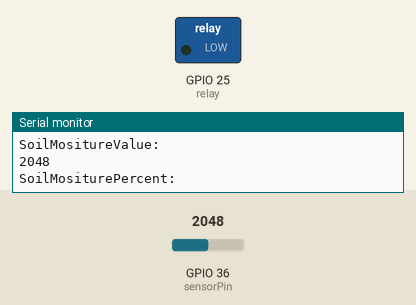
A program run on a simulated ESP32. On the bench: switched loads named in the program (green lamp = pin HIGH), the last lines printed to the serial monitor. Inputs (shaded band) come from the test bench; at power-on: GPIO 36 (sensorPin) = 2048.

Above: at 1.2 s.
1.3 s: GPIO 36 (sensorPin) set to 324
2.8 s: GPIO 36 (sensorPin) set to 279
5.8 s: GPIO 36 (sensorPin) set to 60
At 6.7 s:
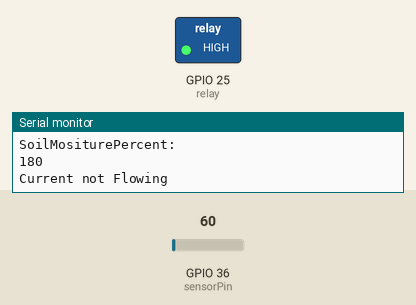
Timing chart, 0 to 8.8 s (numbered marks = the images above; inputs shaded):
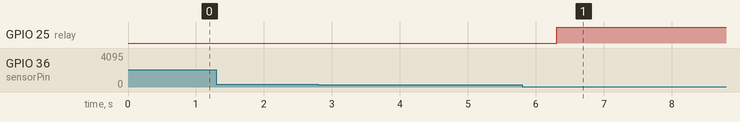

Measured:
- after the input at 2.8 s, every drawn part: stays the same

The program:

main.cpp
```cpp
#include <Arduino.h>

const int relay = 25;
const int Airvalue = 620;
const int WaterValue = 310;
const int sensorPin = 36;
int soilMoistureValue = 0;
int soilMoisturePercent = 0;

void setup()
{
  Serial.begin(115200);
  pinMode(relay, OUTPUT);
}

void loop()
{
  // Normally Open configuration, send LOW signal to let current flow
  // (if you're usong Normally Closed configuration send HIGH signal)
  soilMoistureValue = analogRead(sensorPin);
  Serial.println("SoilMositureValue:");
  Serial.println(soilMoistureValue);
  soilMoisturePercent = map(soilMoistureValue, Airvalue, WaterValue, 0, 100);
  Serial.println("SoilMositurePercent:");
  Serial.println(soilMoisturePercent);

  if (soilMoisturePercent > 100)
  {
    digitalWrite(relay, HIGH);
    Serial.println("Current not Flowing");
    delay(5000);
  }
  else if (soilMoisturePercent >= 0 && soilMoisturePercent <= 100)
  {
    digitalWrite(relay, LOW);
    Serial.println("Current Flowing");
    delay(5000);
  }

  // Normally Open configuration, send HIGH signal stop current flow
  // (if you're usong Normally Closed configuration send LOW signal)
}
```
